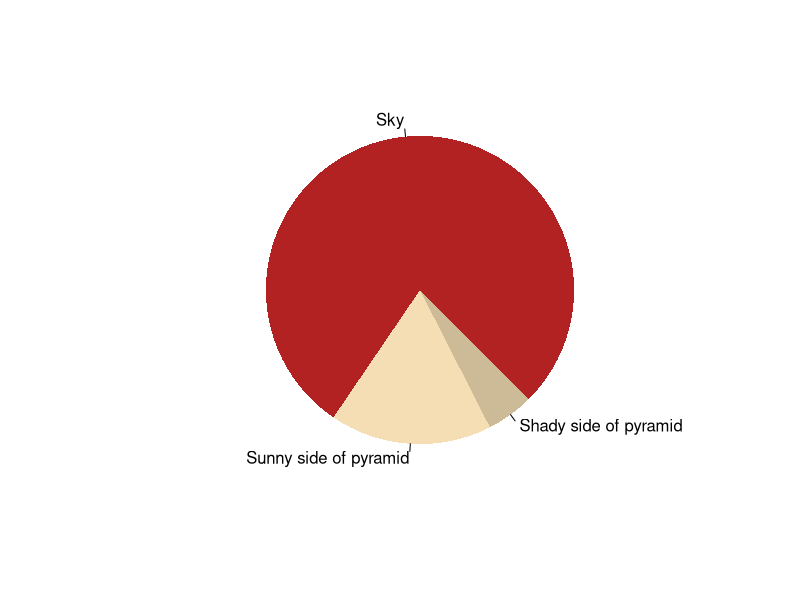
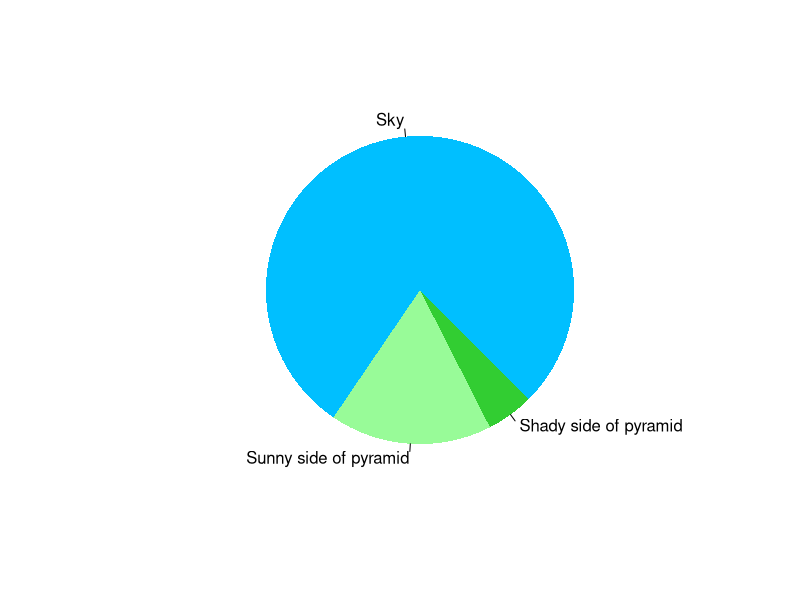

Source code (R) for these figures, in order:
## ---- chunk 1
pie(
  c(Sky = 78, "Sunny side of pyramid" = 17, "Shady side of pyramid" = 5), 
  init.angle = 315, 
  col = c("firebrick", "wheat", "wheat3"), 
  border = FALSE
)
## ---- chunk 2
pie(
  c(Sky = 78, "Sunny side of pyramid" = 17, "Shady side of pyramid" = 5), 
  init.angle = 315, 
  col = c("deepskyblue", "palegreen", "limegreen"), 
  border = FALSE
)
